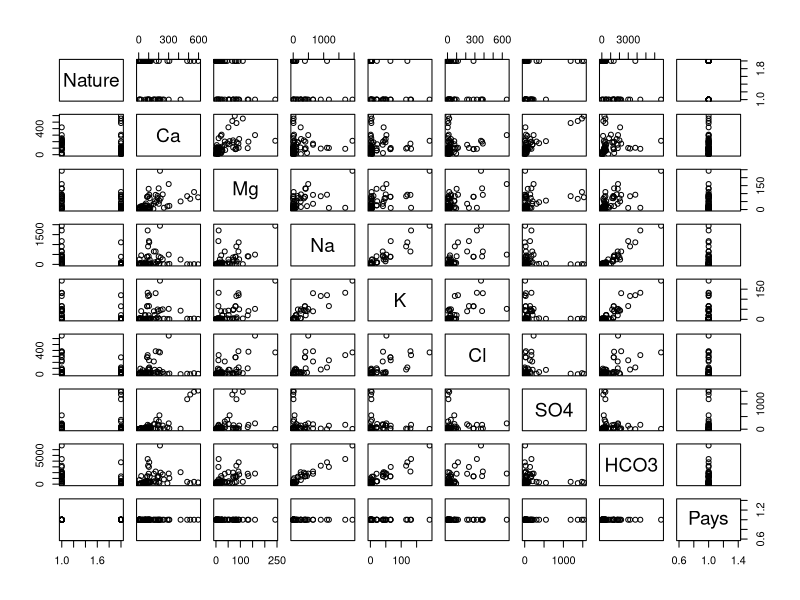
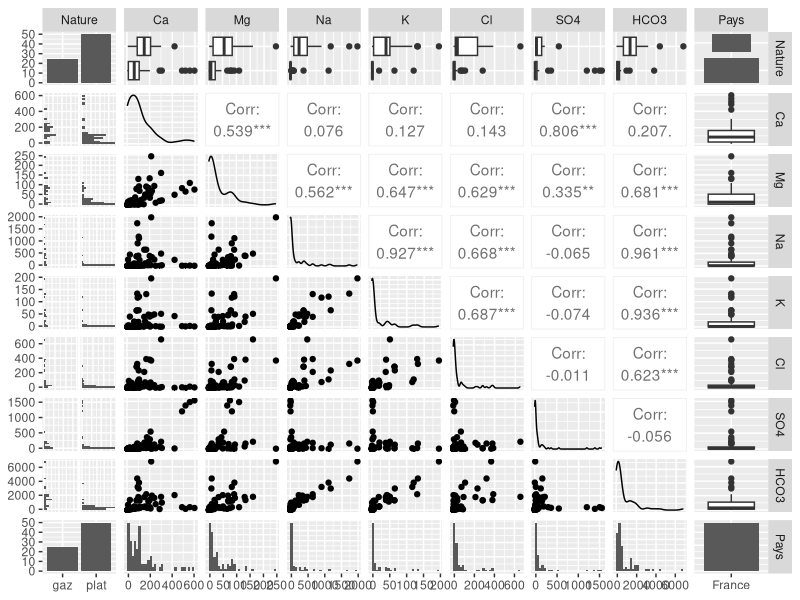

Generate these figures, in order, with R:
library(dplyr)
library(GGally)

#######################################
# UTILS
#######################################
# Nombre de données manquantes par variable
missingDataPerVariable <- function(datatset){
  for (i in 1:ncol(datatset)) {
    vec <- is.na(datatset[,i])
    count <- sum(vec)
    cat(names(datatset)[i] , " " , count, "\n")
  }
}

#######################################
# Importation du jeu de donnees
#######################################
setwd("C:/Users/Delpl/Desktop/ADD-Project/")
EauxFM <- read.table("EauxFM.txt", header=T, na.string="NA", dec=".", sep='\t')

# Verification de la dimension du jeu de donnees
myDataset.dim = dim(EauxFM) # OK si 95 12

#######################################
# Nettoyage du jeu de donnees
#######################################
EauxFM$Nature <- factor(EauxFM$Nature)
EauxFM$Pays <- factor(EauxFM$Pays)

# Jeu de données principal (Eaux de France)
France <- subset(EauxFM, Pays == "France")
# Jeu de données supplementaire (Eaux du Maroc)
Maroc <- subset(EauxFM, Pays == "Maroc")

# Lignes ayant des donnees manquantes (NA) en France
FranceLinesWithNA <- which(is.na(France),arr.ind=TRUE)[,1]
FranceNA <- France[FranceLinesWithNA,]

# On affiche le nombre d'individus ayant des donnees manquantes par variable
missingDataPerVariable(FranceNA)

# Il faut retirer les variables NO3 et PH car il y a 30 individus ayant un NA dans ces variables en France

# Jeu de données principal sans NO3 et le PH (Eaux de France)
FranceWithoutNO3PH <- select(France,-c(NO3,PH))

# On affiche le nombre d'individus ayant des données manquantes par variable
missingDataPerVariable(FranceWithoutNO3PH)

# On a diminue considerablement le nombre d'individus ayant des donnees manquantes

# On retire les derniers individus ayant des donnees manquantes
FranceLinesWithNA <- which(is.na(FranceWithoutNO3PH),arr.ind=TRUE)[,1]
myDataset.CleanFrance <- FranceWithoutNO3PH[-FranceLinesWithNA,]

# On verifie qu'il n'y a plus d'individus ayant des donnees manquantes
missingDataPerVariable(myDataset.CleanFrance)


#######################################
# Description univariee
#######################################
# Analyse univariee avec la fonction "summary" proposee par R (pas tres interessant)
summary(myDataset.CleanFrance)
  
#######################################
# Description bivariee
#######################################
# Premiere analyse bivariee du dataste avec la fonction "pairs"
pairs(myDataset.CleanFrance[,2:ncol(myDataset.CleanFrance)]) # On retire la première colonne (Nom) elle ne sert à rien ici

# On fait une analyse bivariee du dataset avec "ggpairs" pour avoir plus d'informations qu'avec la fonction "pairs"
ggpairs(myDataset.CleanFrance[,2:ncol(myDataset.CleanFrance)]) # On retire la première colonne (Nom) elle ne sert à rien ici

#######################################
# Description multivariee (ACP)
#######################################


